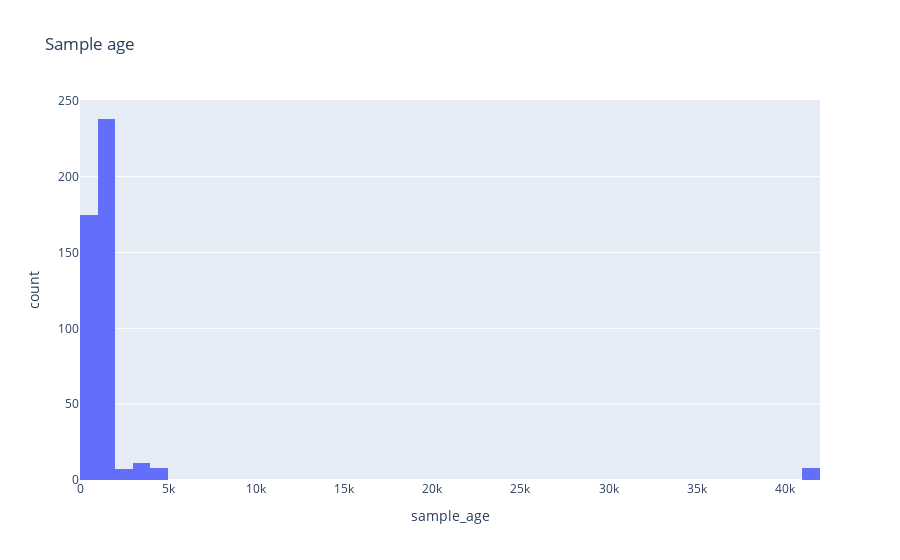

This figure's notebook cell:
### Code cell
fig = px.histogram(aMetagenomes_metadata, x="sample_age",title="Sample age")
fig.show()

### Figure 1 — Plotly figure (JSON) as saved in the notebook; plotly's stock layout.template omitted (floating-point values rounded to 4 significant figures; data arrays with more than 128 entries replaced by an {"elided": "..."} marker saying what was removed)
{"data": [{"alignmentgroup": "True", "bingroup": "x", "hovertemplate": "sample_age=%{x}<br>count=%{y}<extra></extra>", "legendgroup": "", "marker": {"color": "#636efa"}, "name": "", "offsetgroup": "", "orientation": "v", "showlegend": false, "type": "histogram", "x": {"elided": "447 int values"}, "xaxis": "x", "yaxis": "y"}], "layout": {"barmode": "relative", "legend": {"tracegroupgap": 0}, "title": {"text": "Sample age"}, "xaxis": {"anchor": "y", "domain": [0, 1], "title": {"text": "sample_age"}}, "yaxis": {"anchor": "x", "domain": [0, 1], "title": {"text": "count"}}}}
